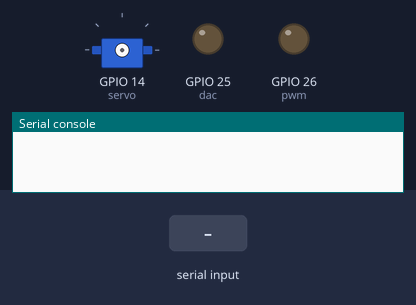
The program below on a simulated ESP32 board running MicroPython. Parts: servo, output pins drawn as LEDs (lit = HIGH), the last lines printed to the serial console. Inputs (shaded band) come from the test bench. Servo angles are drawn from the pulse width (0.5 ms = 0°, 2.5 ms = 180°); library files of the repository ran but are not shown: hcsr04.py.

Above: at 1.2 s.
1.3 s: "SERVO\n" received over the second serial link
At 1.45 s:
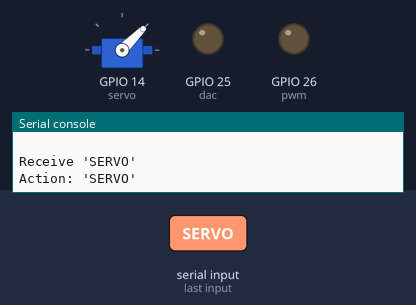
At 2.05 s:
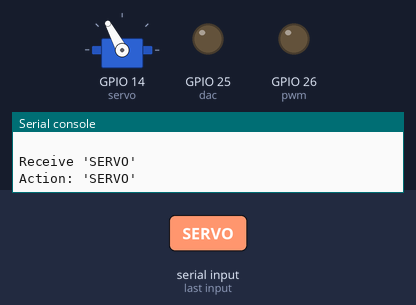
4.3 s: "-\n" received over the second serial link
At 5.0 s:
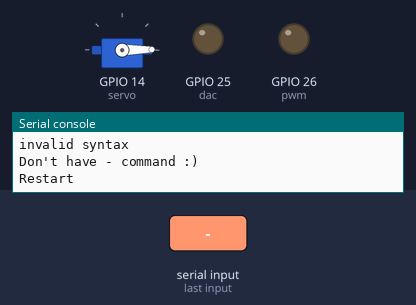
Timing chart, 0 to 7.3 s (numbered marks = the images above; inputs shaded):
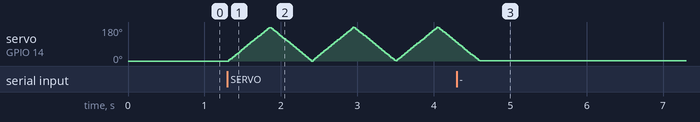

The program:

Terminal.py
```python
from machine import Pin, DAC, PWM, UART
from hcsr04 import HCSR04
from time import sleep,sleep_ms
#LED
dac = DAC(Pin(25)) # create an DAC object acting on a pin (Green)
frequency = 5000
pwm = PWM(Pin(26), frequency) # a frequency of 5000 Hz (Yellow)
#UART
uart = UART(2, 115200) # Create the uart object in port 2, Rx=GPIO 16, Tx=GPIO 17
uart.init(timeout=5000) # set timeout=2000
#ULTRASONIC
sensor = HCSR04(trigger_pin=5, echo_pin=18, echo_timeout_us=20000)
#SERVO
servo = PWM(Pin(14), freq=40)

#RESET SYSTEM
def reset():
    #LED
    dac.write(0)
    pwm.duty(0)

#INIT
reset()
cmd = ""
Action = ""
Brightness = ""

#SERVO ROTATION Function
def set_angle(device, angle):
    while angle < 0:
        angle += 180
    while angle > 180:
        angle -= 180
    duty = int(500_000 + angle * 2_000_000 / 180)
    device.duty_ns(duty)

while True:
    if uart.any():
        #SETUP
        cmd = uart.readline().decode('utf-8').strip().upper()  # รับคำสั่ง
        #Cleaning
        print("\r\nReceive",repr(cmd))
        Action = ""
        Brightness = ""
        if '\x08' in cmd : #ถ้าตัวแรกเป็น\x08
            #print("detect \x08")
            while '\x08' in cmd:
                index = cmd.find('\x08')  # หา index ของ backspace
                '''print("index",index)
                for i in range(len(cmd)):
                    print(cmd[i])'''
                if index > 0:  # ถ้ามีตัวอักษรก่อนหน้า
                    # ลบตัวอักษรก่อนหน้าและ backspace
                    cmd = cmd[:index-1] + cmd[index+1:]
                else:  # ถ้า backspace อยู่ที่ตำแหน่งแรก
                    # ลบเฉพาะ backspace
                    cmd = cmd[index+1:]
        #if cmd == '':
            #print("not detect cmd")

        #PREPARE DATA
        if cmd != '':
            if '-' in cmd:
                index = cmd.find('-')
                Action = cmd[:index] #ใส่ตัวก่อนหน้าให้Action
                Brightness = cmd[index+1:]
                if not Brightness.isdigit():
                    print("invalid syntax")
            elif cmd == 'ULTRASONIC' or cmd == 'SERVO' or cmd == 'STOP':
                Action = cmd[:]#ใส่หมด

            #Show Action, Brightness
                print("Action:",repr(Action))
                if Action == 'DAC' or Action == 'PWM':
                    print("Brightness:",repr(Brightness))
            else:
                print("invalid syntax")

        #LED START
        #MODE SELECT
        if (Action == 'DAC' or Action == 'PWM'): #ถ้าใช้LEBตัวหลังทั้งหมดต้องเป็นตัวเลข
            if Brightness != '': #ถ้าใส่ค่ามา
                if Brightness.isdigit(): #เป็นตัวเลขทั้งหมดรึป่าว
                    Brightness = int(Brightness) #แปลงเป็นตัวเลข
                    if Brightness >= 0 and Brightness <= 100: #ใส่Brightnessแปลกๆ
                        if Action == 'DAC': #DAC Mode
                            reset()
                            dac_value = round(255*Brightness/100)
                            print(Action,"-",Brightness,f"({dac_value})")
                            dac.write(dac_value)
                        elif Action == 'PWM': #PWM Mode
                            reset()
                            duty_cycle = round(1023*Brightness/100)
                            print(Action,"-", Brightness,f"({duty_cycle})")
                            pwm.duty(duty_cycle) # increase the duty cycle by 1
                    else:#ถ้าเลขเกิน
                        print(f"Enter value between 0 - 100")
                        reset()
                else: #ถ้าเป็นตัวอักษร
                    print(f"Enter value between 0 - 100")
                    reset()
            else: #ถ้าไม่ใส่
                print(f"Enter value between 0 - 100")
                reset()
        #LED END

        #ULTRASONIC START
        elif Action == 'ULTRASONIC' and Brightness == '': #PWM Mode
            reset()
            while True:
                distance = sensor.distance_cm()
                print('Distance is', distance, 'cm')
                sleep(1)
                if uart.any():
                        break
        #ULTRASONIC END

        #SERVO START
        elif Action == 'SERVO' and Brightness == '': #PWM Mode
            reset()
            while True:
                for i in range(180):
                    set_angle(servo, i)
                    sleep_ms(3)
                for i in range(180, 0, -1):
                    set_angle(servo, i)
                    sleep_ms(3)
                if uart.any():
                    break
        #SERVO END

        #STOP
        elif Action == 'STOP' and Brightness == '': #PWM Mode
            print("System STOP")
            reset()

        #Actionมั่ว
        else:#มือว่างอยากกดEnterเล่นก็ไม่มีอะไร
            if cmd != '': #ใส่คำสั่งผิด
                print(f"Don't have {cmd.upper()} command :)")
                reset()
                print("Restart")
```

Measured:
- after the input at 4.3 s, servo on GPIO 14 (servo): goes on until 4.6 s, then stays 1°
